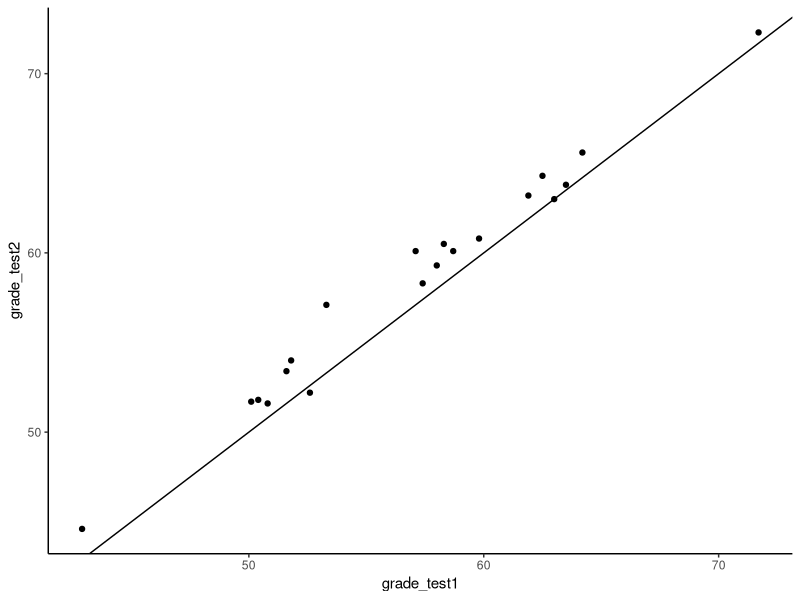
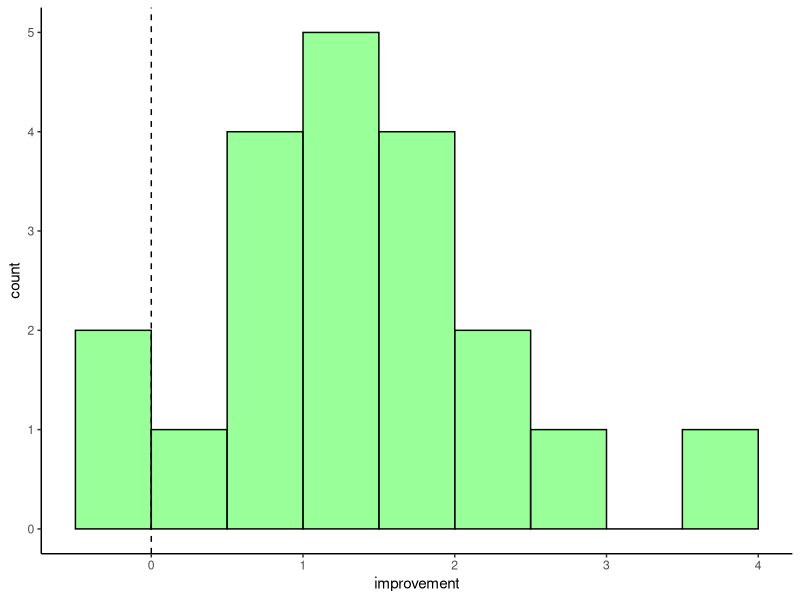
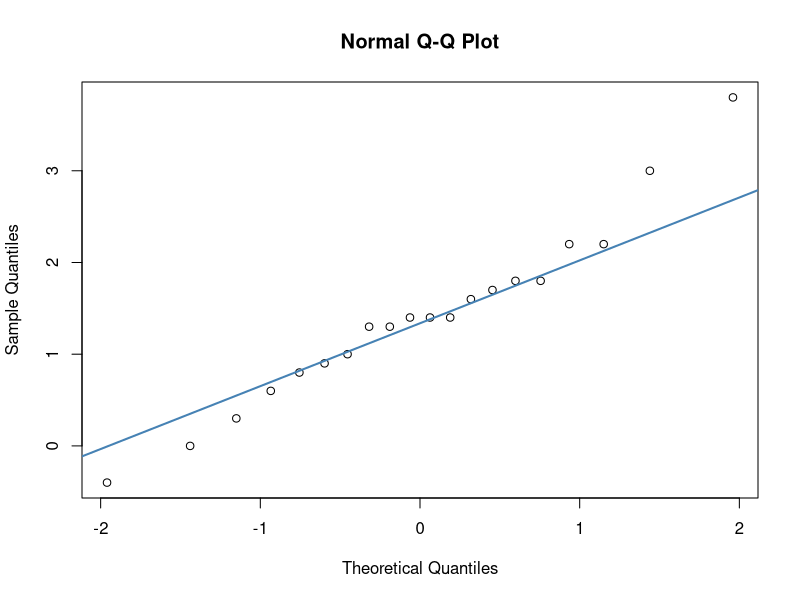
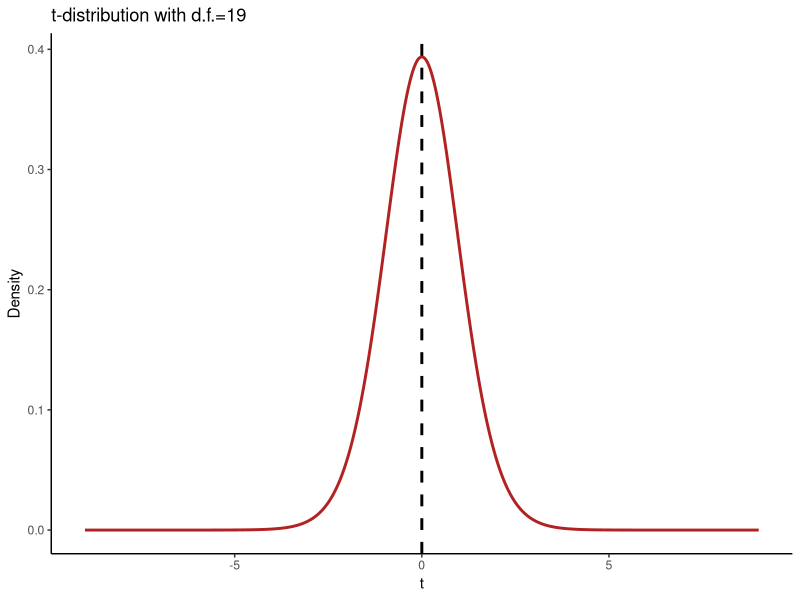
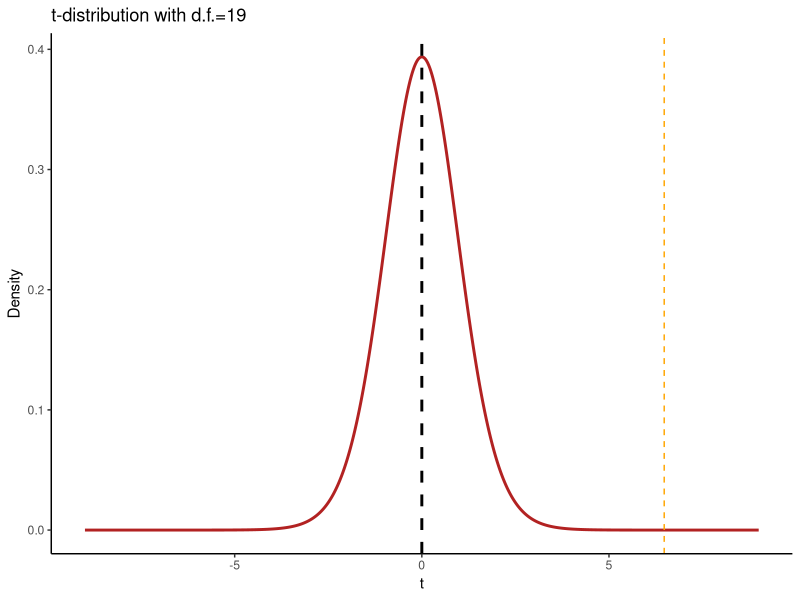

These figures' R source, in order:


### The following is Digging Deeper into the Theory of the Paired Test:


### Quick Recap of The Data:



library(tidyverse)


#### Read data

chico <- read_csv("data/chico.csv")
head(chico)

chico  # the two scores we're interested in are in separate columns at the moment
# this is 'wide format' data


## Scatterplot
head(chico)

ggplot(chico, aes(x=grade_test1, y=grade_test2)) +
  geom_point() +
  theme_classic()+
  geom_abline(intercept =0 , slope = 1)



## If we just ran the test we'd do this:





#### Difference Scores

# Create a new column that is the difference between our two columns:
chico$improvement <- chico$grade_test2 - chico$grade_test1 
head(chico)
chico


# histogram of difference scores
ggplot(chico, aes(x=improvement)) +
  geom_histogram(color='black', fill='green', alpha=.4, boundary=0, binwidth = .5) +
  theme_classic()+
  geom_vline(xintercept = 0, lty=2, color='black')


# descriptives of the difference scores
mean(chico$improvement)
sd(chico$improvement)


# check normality of difference scores
qqnorm(chico$improvement)
qqline(chico$improvement, col = "steelblue", lwd = 2) # bit better

shapiro.test(chico$improvement)




### What we can essentially do now is a one-sample t-test on the difference scores.



mean(chico$improvement)


t.test(chico$improvement, mu=0) # this is a one-sample t-test

t.test(chico$grade_test2, chico$grade_test1, paired=T)  # notice it's the same as this






##### The below is the 'theory' regarding the above.

# It's a recap of the one-sample t-test stuff.

# you wouldn't ever do it in R like this, but this might help you follow where the numbers came from.


## To break it down, how does it get the confidence intervals ?


# we assume our one sample comes from a sampling dist of shape t with d.f. = n-1

nrow(chico) - 1  #19

# we assume for the CI, that the mean of that sampling dist is our estimate of the mean

mean(chico$improvement)  # 1.405


# the standard dev of that sampling dist (the sem), is approx equal to  s/sqrt(n)

sd(chico$improvement) / sqrt(nrow(chico))  # 0.2169738


# now we need to know the value of 't' for d.f. = 19, that demarks 2.5% in each tail of the distribution:

qt(.975, df=19)  # 2.093024


# We calculate the 'error' by multiplying 't' by the sem
2.093024 * 0.2169738  # 0.454

qt(.975, df=19)*(sd(chico$improvement) / sqrt(nrow(chico)))  #0.454 (this is just a bit hard to read)

err <- qt(.975, df=19)*(sd(chico$improvement) / sqrt(nrow(chico))) # save it as 'err'

err

# upper bound:
mean(chico$improvement)  + err   #1.859

# lower bound:
mean(chico$improvement)  - err   #0.951

# check we agree with t.test():
t.test(chico$improvement, mu=0) #yes!




## Signifcance Testing: ----

#### To caculate our observed value of 't' and associated p-value:


# here we again assume that our sample of observed differences is one sample from a sampling dist
# that sampling dist is t-shaped and has d.f. of n-1 = 19

# this time our null hypothesis is that the mean of that distribution is 0 (no overall difference)
# therefore, we ask, how surprising was our one observed mean of sample differences?

# we calculate how usual or unusual our one observed sample mean was in units of 't'.
# to calculate 't' (observed t), we need the SD of the sampling distribution, which is estimated by s/sqrt(n)


## Let's actually plot this t distribution:

## don't worry about this code.... just look at the picture

t <- seq(-9,9,by=.01)
Density <- dt(t, df=19)
df <- data.frame(t,Density)
ggplot(df, aes(x=t,y=Density))+
  theme_classic()+
  geom_line(color='firebrick',lwd=1) +
  geom_vline(xintercept=0, lty=2, color='black',lwd=1) +
  ggtitle("t-distribution with d.f.=19")


# The SD of this distribution is

sd(chico$improvement) / sqrt(nrow(chico))  # 0.2169738

sem <- sd(chico$improvement) / sqrt(nrow(chico))

sem


## calculate our observed value of t:

mean(chico$improvement)  / sem  # 6.475

tobs <- mean(chico$improvement)  / sem

tobs


# replot:

ggplot(df, aes(x=t,y=Density))+
  theme_classic()+
  geom_line(color='firebrick',lwd=1) +
  geom_vline(xintercept=0, lty=2, color='black',lwd=1) +
  ggtitle("t-distribution with d.f.=19") +
  geom_vline(xintercept=tobs, color='orange', lty=2)


# What proportion of curve is to left of our observed t ?
pt(tobs, df=19) # 0.9999983

# Our p value for a one-tailed test would be, what proportion of samples have a value higher than our observed:
1 - pt(tobs, df=19) #0.0000017

# To get a 2-tailed probability we just multiply this by 2
0.0000017 * 2   #0.000034


# let's check:

t.test(chico$grade_test2, chico$grade_test1, paired=T)


